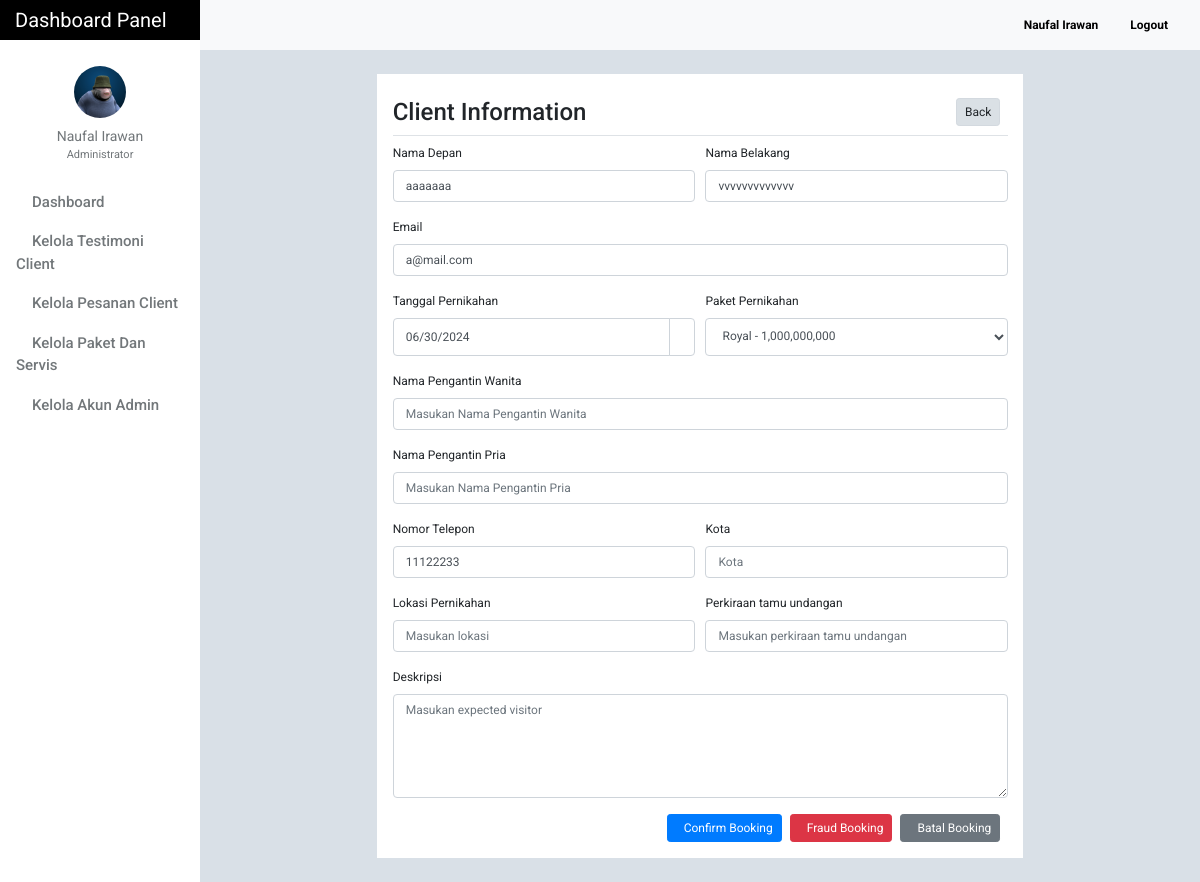
Screenshot of /admin/client_assign.php?booking=1&user_id=1 (signed in) with the database file from the repository.
### tables this page shows
CREATE TABLE `tblusers` (
  `id` int(11) NOT NULL,
  `firstname` varchar(32) NOT NULL,
  `lastname` varchar(32) NOT NULL,
  `gender` enum('m','f') NOT NULL,
  `username` varchar(50) NOT NULL,
  `password` varchar(50) NOT NULL,
  `email` varchar(100) NOT NULL,
  `designation` varchar(100) NOT NULL,
  `address` text NOT NULL,
  `access_level` enum('0','1','2') NOT NULL,
  `profile_picture` varchar(100) NOT NULL,
  `date_created` varchar(100) NOT NULL
);

CREATE TABLE `tblaccounts_detail` (
  `id` int(11) NOT NULL,
  `user_id` int(11) NOT NULL,
  `firstname` varchar(32) NOT NULL,
  `lastname` varchar(32) NOT NULL,
  `phone` varchar(20) NOT NULL,
  `city` varchar(50) NOT NULL,
  `datetime_created` timestamp NOT NULL DEFAULT current_timestamp(),
  `description` text NOT NULL,
  `location` text NOT NULL,
  `expectation_visitor` varchar(100) NOT NULL,
  `status` varchar(100) NOT NULL DEFAULT 'pending',
  `date_signed` datetime NOT NULL
);

CREATE TABLE `tblweddingbook` (
  `booking_id` int(11) NOT NULL,
  `user_id` int(11) NOT NULL,
  `bride` varchar(32) NOT NULL,
  `groom` varchar(32) NOT NULL,
  `wedding_type` int(11) NOT NULL,
  `user_email` varchar(100) NOT NULL,
  `wedding_date` varchar(100) NOT NULL
);

### admin/include/database.php (called while the page is built, shortened)
<?php
class Database
{
    public $connection;
    public function open_connection()
    {
        $this->connection = mysqli_connect(DB_HOST, DB_USER, DB_PASS, DB_NAME);
    }
    public function query($sql)
    {
        $result = mysqli_query($this->connection, $sql);
        return $result;
    }
}
$db = new Database();
?>

### admin/include/db_object.php (called while the page is built, shortened)
<?php
class DB_Object
{
    public static function find_all() {
        return static::find_by_query("SELECT * FROM " . static::$db_table . " ORDER BY id DESC");
    }
    public static function find_by_id($id) {
        $the_result_array = static::find_by_query("SELECT * FROM " . static::$db_table . " WHERE id = $id ORDER BY id DESC  LIMIT 1 ");
        return !empty($the_result_array) ? array_shift($the_result_array) : false;
    }
    public static function find_by_user_id($id) {
        $the_result_array = static::find_by_query("SELECT * FROM " . static::$db_table . " WHERE user_id = $id ORDER BY user_id DESC  LIMIT 1 ");
        return !empty($the_result_array) ? array_shift($the_result_array) : false;
    }
    public static function find_by_booking_id($id) {
        $the_result_array = static::find_by_query("SELECT * FROM " . static::$db_table . " WHERE booking_id = $id ORDER BY booking_id DESC  LIMIT 1 ");
        return !empty($the_result_array) ? array_shift($the_result_array) : false;
    }
    public static function find_by_query($sql) {
        global $db;
        $result_set = $db->query($sql);
        $the_object_array = array();
        while($row = mysqli_fetch_array($result_set)) {
            $the_object_array[] = static::instantiation($row);
        }
        return $the_object_array;
    }
    public static function instantiation($the_record){
        $the_object = new $calling_class;
        foreach($the_record as $the_attribute => $value)
        {
            if($the_object->has_the_attribute($the_attribute)) {
                $the_object->$the_attribute = $value;
            }
        }
        return $the_object;
    }
    private function has_the_attribute($the_attribute) {
        $object_properties = get_object_vars($this);
        return array_key_exists($the_attribute, $object_properties);
    }
}
?>

### admin/include/Users.php (called while the page is built, shortened)
<?php
class Users extends DB_Object
{
    public $profile_picture;
    public $upload_directory = "upload/users";
    public $image_placeholder = "http://placehold.it/64x64&text=images";
    public function profile_picture_picture() {
        return empty($this->profile_picture) ? $this->image_placeholder : $this->upload_directory. '/' .$this->profile_picture;
    }
}
?>

### admin/client_assign.php (the view, shortened to what this page needs)
<?php
    $booking_id = $_GET['booking'];
    $user_id = $_GET['user_id'];
    $account_detail =  Account_Details::find_by_user_id($user_id);
    $booking_detail =  Booking::find_by_booking_id($booking_id);
 	$categories = Category::find_all();
?>
<?php $users_profile = Users::find_by_id($_SESSION['id']); ?>
    <!doctype html>
    <html lang="en">
    <head>
        <link href="css/bootstrap.min.css" rel="stylesheet">
        <link href="css/dashboard.css" rel="stylesheet">
        <link rel="stylesheet" type="text/css" href="https://cdn.materialdesignicons.com/2.1.19/css/materialdesignicons.min.css">
        <link rel="stylesheet" href="../css/bootstrap-datepicker.css">
    </head>
<body>
<?php include_once 'include/sidebar.php'; ?>
    <div class="container">
        <div class="row">
            <div class="col-lg-8 offset-2 pl-3 pb-3 box-shadow mt-4">
                <form method="post" action="">
                    <h4 class="h4 mt-4 pb-2" style="border-bottom: 1px solid #dee2e6!important;">Client Information
						<a href="client.php" class="btn btn-sm btn-light float-right mr-2 active" style="font-size: 12px;">
							<span class="mdi mdi-arrow-left"></span> Back
						</a>
                    </h4>
                    <div class="form-row">
                        <div class="form-group col-md-6">
                            <label for="inputFirstname">Nama Depan</label>
                            <input type="text" name="firstname" class="form-control" id="inputFirstname" value="<?= $account_detail->firstname; ?>" placeholder="Masukan firstname">
                        </div>
                        <div class="form-group col-md-6">
                            <label for="inputLastname">Nama Belakang</label>
                            <input type="text" name="lastname" class="form-control" id="inputLastname" value="<?= $account_detail->lastname; ?>" placeholder="Masukan lastname">
                        </div>
                    </div>
                    <div class="form-group">
                        <label for="inputEmail">Email</label>
                        <input type="text" name="email" class="form-control" id="inputEmail" value="<?= $booking_detail->user_email; ?>" placeholder="Masukan email">
                    </div>
                    <div class="form-row form-group">
                        <div class="col-md-6">
                            <label for="wedding_date">Tanggal Pernikahan</label>
                        </div>
                        <div class="col-md-6">
                            <label>Paket Pernikahan</label>
                        </div>
                        <div class="input-group col-md-6">
                            <input type="text" class="form-control"
                                   name="wedding_date" value="<?= $booking_detail->wedding_date; ?>" data-provide="datepicker" id="wedding_date"
                                   placeholder="Tanggal Pernikahan">
                            <div class="input-group-append">
                                    <span class="input-group-text"
                                          style="background: white;">
                                    </span>
                            </div>
                        </div>
                        <div class="input-group col-md-6">
                            <select class="form-control" id="wedding_type" name="wedding_type">
                                <?php foreach($categories as $category) : ?>
                                    <?php if ($category->id == $booking_detail->wedding_type): ?>
                                        <option value="<?= $category->id;?>" selected><?= $category->wedding_type; ?> - <?= number_format($category->price); ?> </option>
                                        <?php else: ?>
                                        <option value="<?= $category->id;?>"><?= $category->wedding_type; ?> - <?= number_format($category->price); ?> </option>
                                    <?php endif ?>
                                <?php endforeach; ?>
                            </select>
                        </div>
                    </div>
                    <div class="form-group">
                        <label for="brideName">Nama Pengantin Wanita</label>
                        <input type="text" name="bride" class="form-control" value="<?= $booking_detail->bride; ?>" id="brideName" placeholder="Masukan Nama Pengantin Wanita">
                    </div>
                    <div class="form-group">
                        <label for="GroomsName">Nama Pengantin Pria</label>
                        <input type="text" name="groom" class="form-control" value="<?= $booking_detail->groom; ?>" id="GroomsName" placeholder="Masukan Nama Pengantin Pria">
                    </div>
                    <div class="form-row">
                        <div class="form-group col-md-6">
                            <label for="inputPhone">Nomor Telepon</label>
                            <input type="text" class="form-control" value="<?= $account_detail->phone; ?>" id="inputPhone" name="phone" placeholder="Masukan Nomor Telepon Number">
                        </div>
                        <div class="form-group col-md-6">
                            <label for="inputcity">Kota</label>
                            <input type="text" class="form-control" value="<?= $account_detail->city; ?>" id="inputcity" name="city" placeholder="Kota">
                        </div>
                    </div>
					<div class="form-row">
						<div class="col form-group">
	                        <label for="inputLocation">Lokasi Pernikahan</label>
	                        <input type="text" name="location" value="<?= $account_detail->location; ?>" class="form-control" value="" id="inputLocation" placeholder="Masukan lokasi">
	                    </div>
	                    <div class="col form-group">
	                        <label for="Inputexpectation_visitor">Perkiraan tamu undangan</label>
	                        <input type="text" name="expectation_visitor" value="<?= $account_detail->expectation_visitor; ?>" class="form-control" value="" id="Inputexpectation_visitor" placeholder="Masukan perkiraan tamu undangan">
                    	</div>
                    </div>
					<div class="form-group">
                        <label for="Inputdescription">Deskripsi</label>
                        <textarea name="description" class="form-control" id="Inputdescription" placeholder="Masukan expected visitor" rows="5"><?= $account_detail->description; ?></textarea>
                    </div>
                    <button type="submit" name="cancel" class="btn btn-sm btn-secondary float-right mr-2" style="font-size: 12px;" value="">
                    	<i class="mdi mdi-cancel mr-2"></i> Batal Booking
					</button>
					<button type="submit" name="fraud" class="btn btn-sm btn-danger float-right mr-2" style="font-size: 12px;" value="">
						<i class="mdi mdi-linux mr-2"></i> Fraud Booking
					</button>
                    <button type="submit" name="confirm" class="btn btn-sm btn-primary float-right mr-2" style="font-size: 12px;">
                    	<i class="mdi mdi-check mr-2"></i> Confirm Booking
                    </button>
                </form>
            </div>
        </div>
    </div>
</main>
</div>
</div>
</body>
</html>

### admin/include/sidebar.php (shortened to what this page needs)
<nav class="navbar sticky-top p-0" style="width: 16.7%;background-color: black;">
    <a class="navbar-brand col-sm-3 col-md-2 mr-0" style="color:white;" href="dashboard.php">
        Dashboard Panel
    </a>
</nav>
<div class="container-fluid">
    <div class="row">
        <nav class="col-md-2 d-none d-md-block bg-light sidebar">
            <div class="sidebar-sticky">
                <ul class="nav flex-column">
                    <li class="nav-item mt-3">
                        <div class="text-center">
                            <a href="users_profile.php" class="user-button">
                                <img src="<?= $users_profile->profile_picture_picture(); ?>" class="img-fluid rounded-circle" width="52" height="52" alt="">
                                <div class="user-profile"><?= $users_profile->firstname . ' ' . $users_profile->lastname; ?></div>
                            </a>
                                <div class="text-center mt-0" style="font-size: 11px;color:#72777a;">
                                    <?= ($users_profile->designation == 0) ? 'Administrator' : 'Moderator'; ?>
                                </div>
                        </div>
                    </li>
                    <li class="nav-item"><div class="dropdown-divider"></div></li>
                    <li class="nav-item">
                        <a class="nav-link" href="dashboard.php">
                            Dashboard <span class="sr-only">(current)</span>
                        </a>
                    </li>
                    <li class="nav-item"><div class="dropdown-divider"></div></li>
                    <li class="nav-item">
                        <a class="nav-link" href="testimoni.php">
                            Kelola Testimoni Client
                        </a>
                    </li>
                    <li class="nav-item"><div class="dropdown-divider"></div></li>
                    <li class="nav-item">
                        <a class="nav-link" href="client.php" >
                            Kelola Pesanan Client
                        </a>
                    </li>
                    <li class="nav-item"><div class="dropdown-divider"></div></li>
                    <li class="nav-item">
                        <a class="nav-link" href="service_list.php">
                            Kelola Paket dan Servis
                        </a>
                    </li>
                    <li class="nav-item"><div class="dropdown-divider"></div></li>
                    <li class="nav-item">
                        <a class="nav-link" href="users.php">
                            Kelola Akun Admin
                        </a>
                    </li>
                </ul>
            </div>
        </nav>
        <main role="main" class="col-md-9 ml-sm-auto col-lg-10" style="margin-top: -40px;z-index: 999">
            <nav class="navbar navbar-expand-lg navbar-light bg-light" style="margin-left:-15px;margin-right: -15px;">
                <div class="form-inline my-2 my-lg-0">
                    <a class="nav-link" href="users_profile.php"><b><?= ucfirst($users_profile->firstname) . ' ' . ucfirst($users_profile->lastname); ?></b></a>
                    <a class="nav-link" href="logout.php"><b><i class="mdi mdi-logout" style="color: #f44336!important;"></i> Logout</b></a>
                </div>
            </nav>

### admin/css/dashboard.css (style rules this page uses)
body { font-size: .875rem; font-family: 'Roboto', 'Segoe UI',sans-serif; background: #D9E0E7; }
.sidebar { position: fixed; top: 0; bottom: 0; left: 0; z-index: 100; padding: 0; box-shadow: inset -1px 0 0 rgba(0, 0, 0, .1); background-color: #fff; }
.sidebar-sticky { position: -webkit-sticky; position: sticky; top: 40px; height: calc(100vh - 48px); height: 100% !important; padding-top: 2.5rem; overflow-x: hidden; overflow-y: auto; background-color: #fff; }
.sidebar .nav-link { font-weight: 500; color: #72777a; font-size: 15px; text-transform: capitalize; transition: all 2s linear; font-family: 'Roboto', sans-serif; }
.nav.flex-column li.nav-item:nth-child(2) { margin-top:10px; }
.user-profile { color: #72777a; margin-top: 8px; }
img.img-fluid.rounded-circle { margin-top: 10px; }
.form-inline.my-2.my-lg-0 a.nav-link { color: black; font-size: 12px; }
.dropdown-divider { border-top: 1px solid #fff; }
.nav.flex-column a.nav-link { padding: .0rem 1rem; }
.user-profile { text-transform: capitalize; }
.col-lg-8.offset-2.pl-3.pb-3.box-shadow.mt-4 { background: white !important; box-shadow: none; }

### admin/client_assign.php (style rules this page uses)
body { margin-bottom: 2%; }
.box-shadow { box-shadow: 0 0 2px 1px rgba(0, 0, 0, 0.3); font-size: 12px; }
.form-control { font-size: 12px; }

### rows the page displays
tblusers: profile_picture (picture), firstname "Naufal", lastname "Irawan"
tblaccounts_detail: firstname "aaaaaaa", lastname "vvvvvvvvvvvvv", phone "11122233"
tblweddingbook: email "a@mail.com", wedding_date "06/30/2024"

### other values shown
form field wedding_type "Royal - 1,000,000,000"
